Frame 1 (no input): blank canvas, image omitted
Frame 60 (no input): blank canvas, image omitted
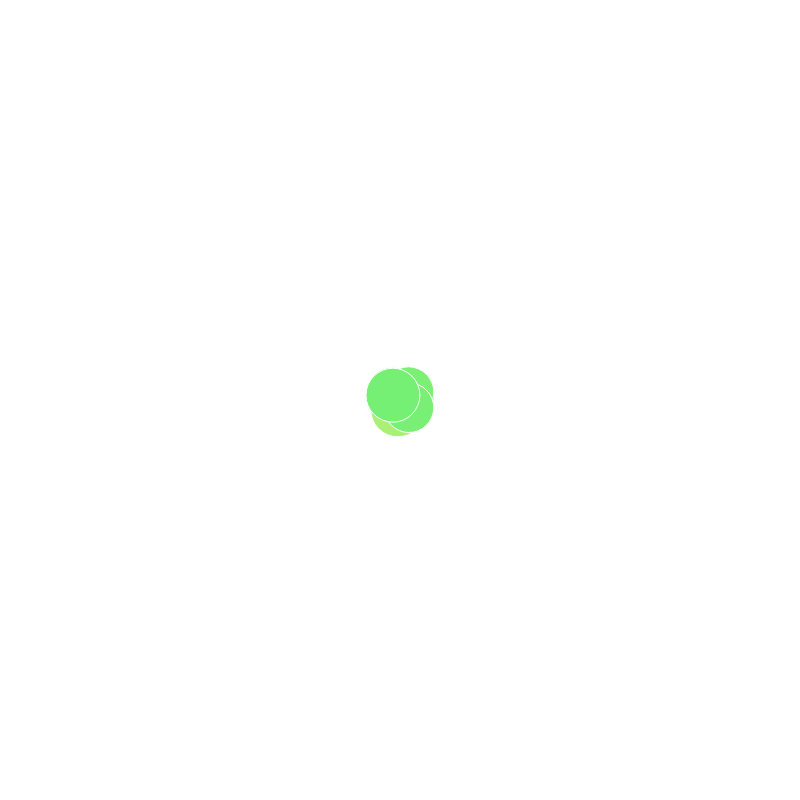
Frame 120 (the mouse pressed at the canvas centre since frame 60)

The p5.js sketch whose frames 1 and 60 were blank and that drew this single picture after the mouse press (run headless with seeded random() and noise() and a simulated clock; from frame 60 on, the mouse is pressed at the canvas centre):

// p5.js sketch
// ── sketch.js
function setup() {
  createCanvas(800, 800);
}

var myhue = 0;

function draw() {
  colorMode(HSL);
  var xPos = random ( 20 ) -10;
  var yPos = random ( 20 ) -10;
  var randomSize = 5 +random(50);
  myhue += 1;
  stroke(255, 50);
  fill(myhue, 80, 70);
  strokeWeight(1);

  if (myhue > 300) {
    myhue = 0;
  }
  /* I'm drawing lines here.
  Hi! I'm Minyoung! */
  //line(mouseX, mouseY, pmouseX, pmouseY);

  //var myName = "Minyoung";
  if( mouseIsPressed) {
    //line(mouseX, mouseY, pmouseX+xPos, pmouseY+yPos);
    ellipse(mouseX+xPos, mouseY+yPos, randomSize, randomSize);
  }

  if(keyIsPressed) {
    background (255);
  }

  /* noStroke();
  fill(mouseX);
  ellipse (width/2, height/2, mouseX, mouseY); */
}
